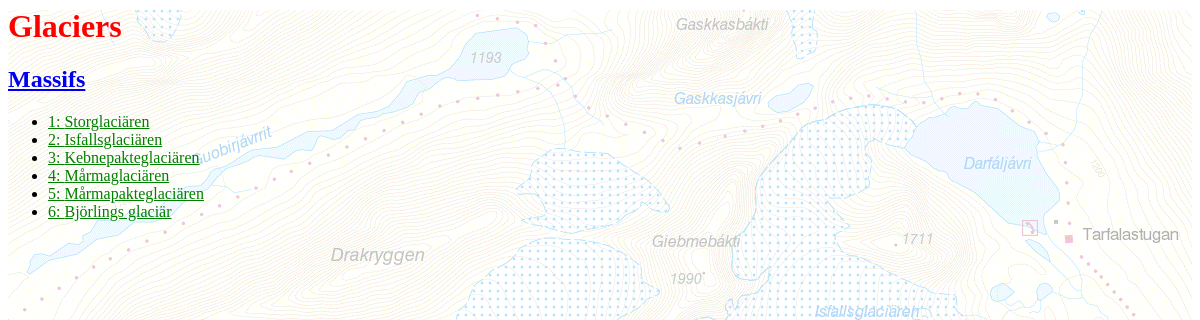
The page /glaciers/ on the database as committed earlier.
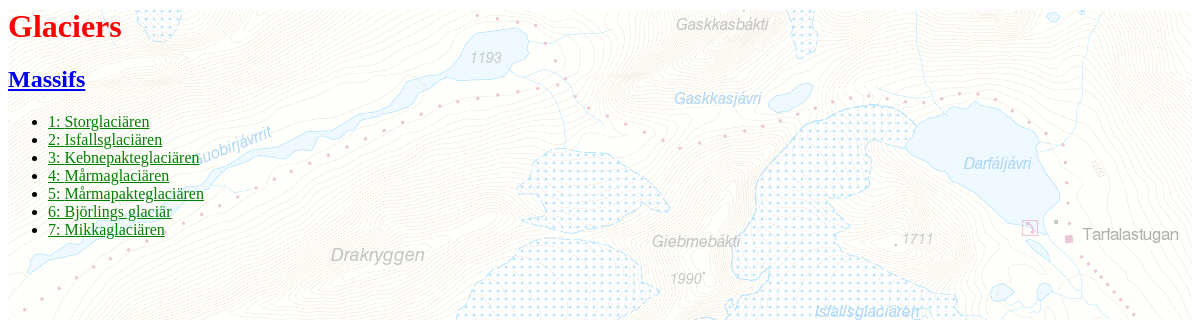
The same page on the database as committed later.
### glaciers/models.py (models this page shows, shortened)
class Glacier(models.Model):
    massif = models.ForeignKey(Massif, on_delete=models.CASCADE, default=1)
    glacier_name = models.CharField(max_length=200)
    glacier_length = models.FloatField(default=0)
    glacier_area = models.FloatField(default=0)

### glaciers/views.py (the view)
# urls.py: path("", views.IndexView.as_view(), name="index"),
class IndexView(generic.ListView):
    template_name = "glaciers/index.html"
    context_object_name = "glacier_list"
    def get_queryset(self):
        return Glacier.objects.all()

### glaciers/templates/glaciers/index.html
{% load static %}
<link rel="stylesheet" type="text/css" href="{% static 'glaciers/style.css' %}"/>
<h1>Glaciers</h1>
<h2><a href="{% url 'glaciers:massifs' %}">Massifs</a></h2>
{% if glacier_list %}
    <ul>
        {% for glacier in glacier_list %}
        <li>
            <a href="{% url 'glaciers:article' glacier.id %}">
                {{glacier.id}}: {{glacier.glacier_name}}
            </a>
        </li>
        {% endfor %}
    </ul>
{% else %}
    <p>
        No glaciers added.
    </p>
{% endif %}

### glaciers/static/glaciers/style.css (style rules this page uses)
li a { color: green; }
h1 { color: red; }
h2 { color: darkgreen; }

Rows that differ between the two databases and show on the page:
added Glacier: id "7", glacier_name "Mikkaglaciären"
